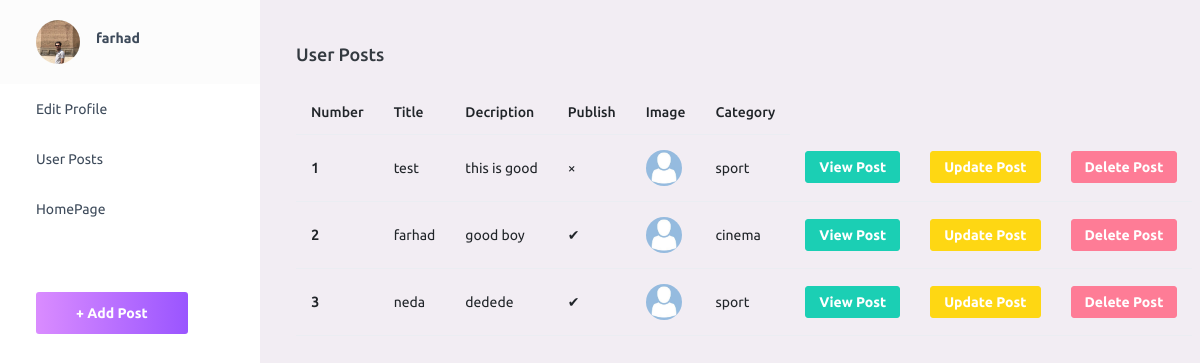
Before: /blog/userblog/ (signed in) with the older database file.
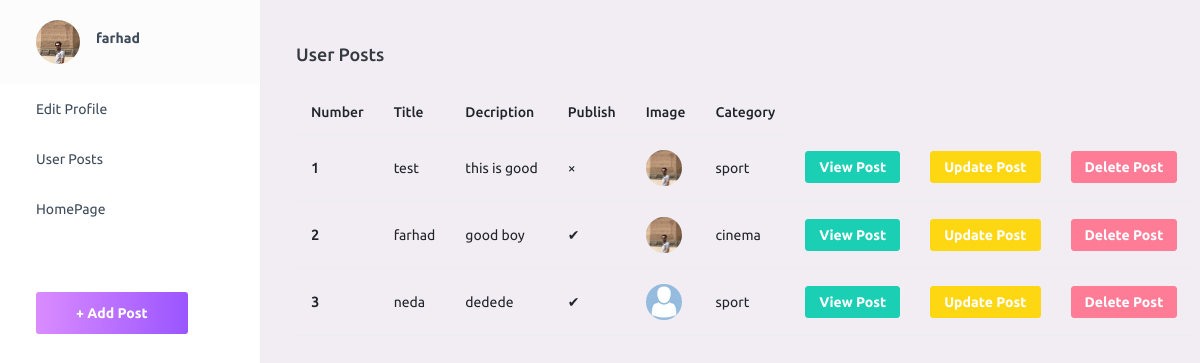
After: the same page with the newer database file.
### blog/models.py (models this page shows, shortened)
class Blog(models.Model):
    user=models.ForeignKey(User,on_delete=models.CASCADE,related_name='user_blog')
    title=models.CharField(max_length=100)
    slug=models.SlugField(unique=True)
    created=models.DateTimeField(auto_now_add=True)
    updated=models.DateTimeField(auto_now=True)
    publish=models.BooleanField(default=False)
    image=models.ImageField(upload_to='blogs/',blank=True)
    description=RichTextUploadingField(null=True,blank=True)
    category=models.ForeignKey(Category,on_delete=models.CASCADE,related_name='categories',null=True)
    likes=models.ManyToManyField(User,related_name='userlike',)
    unlikes=models.ManyToManyField(User,related_name='userunlike')
    class Meta:
        verbose_name = 'Blogs'
        verbose_name_plural = 'Blogs'
    def get_absolute_url(self):
        return reverse('blog:detail',args={self.id})

class Category(models.Model):
    title = models.CharField(max_length=50)
    slug = models.SlugField(max_length=50,unique=True)
    def __str__(self):
        return f'{self.title}'
    class Meta:
        verbose_name = 'Categories'
        verbose_name_plural = 'Categories'

### blog/views.py (the view)
# urls.py: path('userblog/',UserPost.as_view(),name='user_post'),
class UserPost(UserLoginMixin,View):
    def get(self,request):
        posts=Blog.objects.filter(user=self.request.user)
        profile=get_object_or_404(Profile,user=self.request.user)
        return render(request,'blog/userblogs.html',{'posts':posts,'profile':profile})

### blog/mixins.py (called while the page is built)
    def dispatch(self, request,*args, **kwargs):
        if not request.user.is_authenticated:
            messages.error(request,'you must be logged in','danger')
            return redirect('accounts:login')
        return super(UserLoginMixin, self).dispatch(request,*args,**kwargs)

### blog/templates/blog/userblogs.html (shortened to what the changed rows need)
{% extends 'include/admin template/base.html' %}
{% block content %}
      <div class="container-fluid page-body-wrapper">
        <div class="main-panel">
          <div class="content-wrapper">
              <div class="row">
                     <div class="col-12">
                         <table class="table">
                            <thead class="thead-dark">
                                <tr>
                                <th scope="col">Number</th>
                                <th scope="col">Title</th>
                                <th scope="col">Decription</th>
                                <th scope="col">Publish</th>
                                <th scope="col">Image</th>
                                <th scope="col">Category</th>
                                </tr>
                            </thead>
                            <tbody>
                             {% for item in posts %}
                                <tr>
                                   <th scope="row">{{ forloop.counter }}</th>
                                   <td>{{ item.title }}</td>
                                   <td>{{ item.description|truncatewords:3 }}</td>
                                    {% if item.publish == True %}
                                       <td>&#10004;</td>
                                    {% else %}
                                    <td>&times;</td>
                                    {% endif %}
                                   {% if item.image %}
                                     <td><img src="{{ item.image.url }}"></td>
                                    {% else %}
                                    <td> <img src="/static/assets/images/profile/avatar.jpg" width="50px" height="50px"></td>
                                    {% endif %}
                                   <td>{{ item.category }}</td>
                                    <td><a class="btn btn-success btn-sm" href="{{ item.get_absolute_url }}">View Post</a></td>
                                    <td><a class="btn btn-warning btn-sm" href="{% url 'blog:update_post' item.id %}" >Update Post</a></td>
                                    <td><a class="btn btn-danger btn-sm" href="{% url 'blog:delete_post' item.id %}">Delete Post</a></td>
                                </tr>
                            {% endfor %}
                                </tbody>
                         </table>
                     </div>
              </div>
          </div>
        </div>
      </div>
{% endblock %}

Changed rows visible on the page:
changed Blog "test": image empty → "blogs/IMG_2916.JPG" (drawn); image: picture added
changed Blog "farhad": image: picture added
